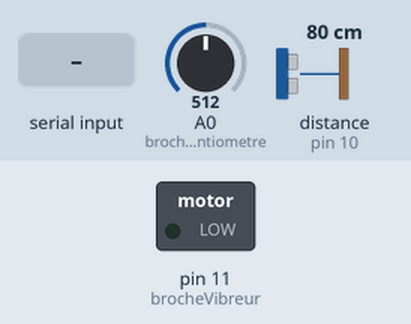
Simulated run of this sketch. Board: Arduino Uno, built with avr-gcc and run on an emulated ATmega328P. Shown: switched loads named in the sketch (green lamp = pin HIGH). Wiring (inferred from the names in the program): ultrasonic range finder: trigger pin 9; echo pin 10. The inputs (shaded band) are chosen by the test bench; at power-on: A0 (brochePotentiometre) = 512, distance to the obstacle (sensor on pin 10) 80 cm. The echo pulse lasts 58.3 µs per cm; pins used as bus, display or sensor lines are not drawn; what the sketch prints to the serial monitor is not drawn.

Above: at 1.2 s.
1.3 s: "1" received over Serial
At 2.5 s:
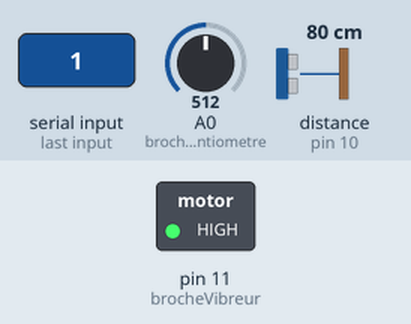
5.8 s: "0" received over Serial
At 6.7 s:
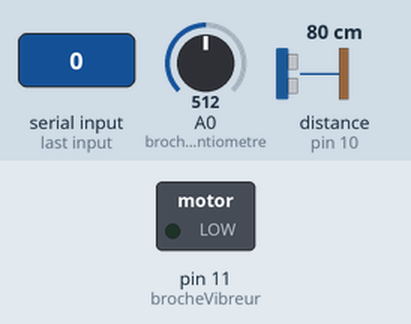
Timing chart, 0 to 8.8 s (numbered marks = the images above; inputs shaded):
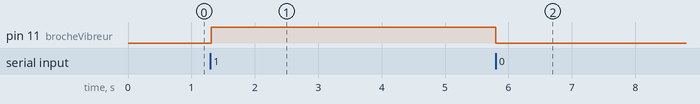

Measured:
- after the input at 1.3 s, pin 11 (brocheVibreur): LOW → HIGH at once
- after the input at 5.8 s, pin 11 (brocheVibreur): HIGH → LOW at once

The sketch:

DemoArdToGod.ino
```cpp
//Lecture d'un bouton en pulldown : https://arduinofactory.fr/bouton-poussoir/
//Lecture d'un potentiomètre : https://mataucarre.fr/index.php/2019/03/09/utiliser-un-potentiometre-avec-un-arduino/
// Lecture d'un piezzo :
//Lecture d'un capteur ultrason : https://arduinofactory.fr/capteur-de-distance/

// DECLARATION DES CONSTANTES ET DES VARIABLES GLOBALES

 // La chaine de caractère dans laquelle sera stockée toute les valeurs de capteur à envoyer à Godot

String valeursCapteurs = "";

// Définition des broches physiques pour chaques capteurs

unsigned long previous_time = 0; // Variable pour stocker le temps précédent

const int declencheurUltrason = 9; // Broche de déclenchement du capteur ultrason
const int echoUltrason = 10; // Broche de réception du capteur ultrason
const int brochePotentiometre = A0; // Broche du potentiomère rotatif
const int brocheVibreur = 11; // Broche du vibreur

// Définition des variables liées aux capteurs

long duration;  // Durée de l'impulsion du capteur ultrason
int distance;   // Stock la distance entre entre le capteur ultrason et l'objet

int valeurPotentiometre;

// Dans le setup vous devez lancer la communication série et définir si les broches
// declarées plus haut sont des entrées ou des sorties.

void setup() {

  Serial.begin(9600);  // Assurez vous que la valeur entre les parenthèse est la même dans l'initialisation de la communication dans Godot.

  pinMode(declencheurUltrason, OUTPUT);  // Le pin declencheurUltrason est une sortie (quand la sortie est haute, le capteur capture une valeur de distance)
  pinMode(echoUltrason, INPUT);   // le pin echoUltrason est une entrée (quand le capteur capture une valeur, elle est lu par l'arduino sur ce pin)
  pinMode(brochePotentiometre, INPUT);   // le pin echoUltrason est une entrée (quand le capteur capture une valeur, elle est lu par l'arduino sur ce pin)
  pinMode(brocheVibreur, OUTPUT);   // le pin vibreurPin est une sortie (quand la carte reçoit une valeur de Godot, l'arduino interprète la valeur et active ou désactive le vibreur pour simuler les pas)
}

void loop() {
  unsigned long current_time = millis();
  misAJourCapteurs();
  lectureMessageGodot();
  delay(10); // Delai extrêmement important pour ne pas surcharger la mémoire tampon de Godot et causer un ralentissement exponentiel du traitement des données reçues.
}

void misAJourCapteurs() {
  valeursCapteurs = "";  // Remise a zero de la chaine de caractère

  // Dans la chaine de caractères, les valeurs doivent être séparées par ":",
  // il ne doit pas y avoir de séparateur après la dernière valeur ni devant la première.

  valeursCapteurs += String(misAJourUltrason()) + ":";     // Sera à la position 0 dans la chaine de caractère
  valeursCapteurs += String(misAJourPotentiometre());      // Sera à la position 1 dans la chaine de caractère

  Serial.println(valeursCapteurs);  // Envoi des valeurs sous forme d'une chaine de caractères.
}

int misAJourUltrason() {
  digitalWrite(declencheurUltrason, LOW);
  delayMicroseconds(2);
  digitalWrite(declencheurUltrason, HIGH);
  delayMicroseconds(10);
  digitalWrite(declencheurUltrason, LOW);

  // Mesure la durée de l'impulsion retournée par le capteur
  duration = pulseIn(echoUltrason, HIGH);

  // Calcule la distance en fonction de la durée mesurée
  distance = duration*0.034/2;
  return distance;
}

void lectureMessageGodot(){
  char temp = Serial.read();        // Lecture du port série pour voir si Godot a envoyé de l'information
  if(temp == '1'){
    digitalWrite(brocheVibreur, HIGH); // Allumer la LED
  }else if(temp == '0'){
    digitalWrite(brocheVibreur, LOW); // Eteindre la LED
  }
}

int misAJourPotentiometre() {
  valeurPotentiometre = analogRead(brochePotentiometre);
  return valeurPotentiometre;
}
```
